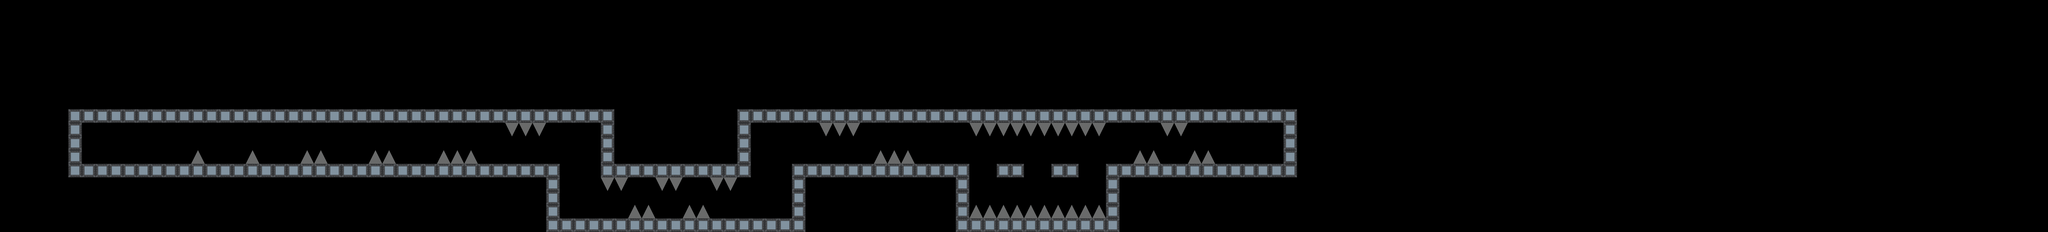

Rendered tile map (Tiled .tmx) drawn with the repository's tilesets; below, a short description and the full map source, tile grids included:
An orthogonal 150x17 tile map with 64x64 px tiles, 1 tile layer (タイルレイヤー1).

<map version="1.10" tiledversion="1.11.0" orientation="orthogonal" renderorder="right-down" width="150" height="17" tilewidth="64" tileheight="64" infinite="0" nextlayerid="2" nextobjectid="1">
 <editorsettings>
  <export format="csv" />
 </editorsettings>
 <tileset firstgid="1" source="map.tsx" />
 <layer id="1" name="タイルレイヤー1" width="150" height="17">
  <data encoding="csv">
0,0,0,0,0,0,0,0,0,0,0,0,0,0,0,0,0,0,0,0,0,0,0,0,0,0,0,0,0,0,0,0,0,0,0,0,0,0,0,0,0,0,0,0,0,0,0,0,0,0,0,0,0,0,0,0,0,0,0,0,0,0,0,0,0,0,0,0,0,0,0,0,0,0,0,0,0,0,0,0,0,0,0,0,0,0,0,0,0,0,0,0,0,0,0,0,0,0,0,0,0,0,0,0,0,0,0,0,0,0,0,0,0,0,0,0,0,0,0,0,0,0,0,0,0,0,0,0,0,0,0,0,0,0,0,0,0,0,0,0,0,0,0,0,0,0,0,0,0,0,
0,0,0,0,0,0,0,0,0,0,0,0,0,0,0,0,0,0,0,0,0,0,0,0,0,0,0,0,0,0,0,0,0,0,0,0,0,0,0,0,0,0,0,0,0,0,0,0,0,0,0,0,0,0,0,0,0,0,0,0,0,0,0,0,0,0,0,0,0,0,0,0,0,0,0,0,0,0,0,0,0,0,0,0,0,0,0,0,0,0,0,0,0,0,0,0,0,0,0,0,0,0,0,0,0,0,0,0,0,0,0,0,0,0,0,0,0,0,0,0,0,0,0,0,0,0,0,0,0,0,0,0,0,0,0,0,0,0,0,0,0,0,0,0,0,0,0,0,0,0,
0,0,0,0,0,0,0,0,0,0,0,0,0,0,0,0,0,0,0,0,0,0,0,0,0,0,0,0,0,0,0,0,0,0,0,0,0,0,0,0,0,0,0,0,0,0,0,0,0,0,0,0,0,0,0,0,0,0,0,0,0,0,0,0,0,0,0,0,0,0,0,0,0,0,0,0,0,0,0,0,0,0,0,0,0,0,0,0,0,0,0,0,0,0,0,0,0,0,0,0,0,0,0,0,0,0,0,0,0,0,0,0,0,0,0,0,0,0,0,0,0,0,0,0,0,0,0,0,0,0,0,0,0,0,0,0,0,0,0,0,0,0,0,0,0,0,0,0,0,0,
0,0,0,0,0,0,0,0,0,0,0,0,0,0,0,0,0,0,0,0,0,0,0,0,0,0,0,0,0,0,0,0,0,0,0,0,0,0,0,0,0,0,0,0,0,0,0,0,0,0,0,0,0,0,0,0,0,0,0,0,0,0,0,0,0,0,0,0,0,0,0,0,0,0,0,0,0,0,0,0,0,0,0,0,0,0,0,0,0,0,0,0,0,0,0,0,0,0,0,0,0,0,0,0,0,0,0,0,0,0,0,0,0,0,0,0,0,0,0,0,0,0,0,0,0,0,0,0,0,0,0,0,0,0,0,0,0,0,0,0,0,0,0,0,0,0,0,0,0,0,
0,0,0,0,0,0,0,0,0,0,0,0,0,0,0,0,0,0,0,0,0,0,0,0,0,0,0,0,0,0,0,0,0,0,0,0,0,0,0,0,0,0,0,0,0,0,0,0,0,0,0,0,0,0,0,0,0,0,0,0,0,0,0,0,0,0,0,0,0,0,0,0,0,0,0,0,0,0,0,0,0,0,0,0,0,0,0,0,0,0,0,0,0,0,0,0,0,0,0,0,0,0,0,0,0,0,0,0,0,0,0,0,0,0,0,0,0,0,0,0,0,0,0,0,0,0,0,0,0,0,0,0,0,0,0,0,0,0,0,0,0,0,0,0,0,0,0,0,0,0,
0,0,0,0,0,0,0,0,0,0,0,0,0,0,0,0,0,0,0,0,0,0,0,0,0,0,0,0,0,0,0,0,0,0,0,0,0,0,0,0,0,0,0,0,0,0,0,0,0,0,0,0,0,0,0,0,0,0,0,0,0,0,0,0,0,0,0,0,0,0,0,0,0,0,0,0,0,0,0,0,0,0,0,0,0,0,0,0,0,0,0,0,0,0,0,0,0,0,0,0,0,0,0,0,0,0,0,0,0,0,0,0,0,0,0,0,0,0,0,0,0,0,0,0,0,0,0,0,0,0,0,0,0,0,0,0,0,0,0,0,0,0,0,0,0,0,0,0,0,0,
0,0,0,0,0,0,0,0,0,0,0,0,0,0,0,0,0,0,0,0,0,0,0,0,0,0,0,0,0,0,0,0,0,0,0,0,0,0,0,0,0,0,0,0,0,0,0,0,0,0,0,0,0,0,0,0,0,0,0,0,0,0,0,0,0,0,0,0,0,0,0,0,0,0,0,0,0,0,0,0,0,0,0,0,0,0,0,0,0,0,0,0,0,0,0,0,0,0,0,0,0,0,0,0,0,0,0,0,0,0,0,0,0,0,0,0,0,0,0,0,0,0,0,0,0,0,0,0,0,0,0,0,0,0,0,0,0,0,0,0,0,0,0,0,0,0,0,0,0,0,
0,0,0,0,0,0,0,0,0,0,0,0,0,0,0,0,0,0,0,0,0,0,0,0,0,0,0,0,0,0,0,0,0,0,0,0,0,0,0,0,0,0,0,0,0,0,0,0,0,0,0,0,0,0,0,0,0,0,0,0,0,0,0,0,0,0,0,0,0,0,0,0,0,0,0,0,0,0,0,0,0,0,0,0,0,0,0,0,0,0,0,0,0,0,0,0,0,0,0,0,0,0,0,0,0,0,0,0,0,0,0,0,0,0,0,0,0,0,0,0,0,0,0,0,0,0,0,0,0,0,0,0,0,0,0,0,0,0,0,0,0,0,0,0,0,0,0,0,0,0,
0,0,0,0,0,2,2,2,2,2,2,2,2,2,2,2,2,2,2,2,2,2,2,2,2,2,2,2,2,2,2,2,2,2,2,2,2,2,2,2,2,2,2,2,2,1,1,1,1,1,1,1,1,1,2,2,2,2,2,2,2,2,2,2,2,2,2,2,2,2,2,2,2,2,2,2,2,2,2,2,2,2,2,2,2,2,2,2,2,2,2,2,2,2,2,0,0,0,0,0,0,0,0,0,0,0,0,0,0,0,0,0,0,0,0,0,0,0,0,0,0,0,0,0,0,0,0,0,0,0,0,0,0,0,0,0,0,0,0,0,0,0,0,0,0,0,0,0,0,0,
0,0,0,0,0,2,0,0,0,0,0,0,0,0,0,0,0,0,0,0,0,1,1,1,1,1,1,1,0,0,0,0,0,0,0,0,0,4,4,4,0,0,0,0,2,0,0,0,0,1,0,0,0,0,2,0,0,0,0,0,4,4,4,0,0,0,0,0,0,1,1,4,4,4,4,4,4,4,4,4,4,0,0,1,1,4,4,0,0,1,0,0,0,0,2,0,0,0,0,0,0,0,0,0,0,0,0,0,0,0,0,0,0,0,0,0,0,0,0,0,0,0,0,0,0,0,0,0,0,0,0,0,0,0,0,0,0,0,0,0,0,0,0,0,0,0,0,0,0,0,
0,0,6,0,0,2,0,5,0,0,0,0,0,0,0,0,0,0,0,0,0,0,0,0,0,0,0,0,0,0,0,0,0,0,0,0,0,0,0,0,0,0,0,0,2,0,0,0,0,1,0,0,0,0,2,0,0,0,0,0,0,0,0,0,0,0,0,0,0,1,1,0,0,0,0,0,0,0,0,0,0,0,0,1,0,0,0,0,0,1,0,0,7,0,2,0,0,0,0,0,0,0,0,0,0,0,0,0,0,0,0,0,0,0,0,0,0,0,0,0,0,0,0,0,0,0,0,0,0,0,0,0,0,0,0,0,0,0,0,0,0,0,0,0,0,0,0,0,0,0,
0,0,0,0,0,2,0,0,0,0,0,0,0,0,3,0,0,0,3,0,0,0,3,3,0,0,0,3,3,0,0,0,3,3,3,0,0,0,0,0,1,1,1,1,2,0,0,0,0,1,0,0,0,0,2,0,0,0,0,0,0,0,0,0,3,3,3,0,0,1,1,0,0,0,0,0,0,0,0,0,0,0,0,3,3,0,0,3,3,1,0,0,0,0,2,0,0,0,0,0,0,0,0,0,0,0,0,0,0,0,0,0,0,0,0,0,0,0,0,0,0,0,0,0,0,0,0,0,0,0,0,0,0,0,0,0,0,0,0,0,0,0,0,0,0,0,0,0,0,0,
0,0,0,0,0,2,2,2,2,2,2,2,2,2,2,2,2,2,2,2,2,2,2,2,2,2,2,2,2,2,2,2,2,2,2,2,2,2,2,2,2,1,1,1,2,2,2,2,2,2,2,2,2,2,2,1,1,1,2,2,2,2,2,2,2,2,2,2,2,2,2,1,1,2,2,1,1,2,2,1,1,2,2,2,2,2,2,2,2,2,2,2,2,2,2,0,0,0,0,0,0,0,0,0,0,0,0,0,0,0,0,0,0,0,0,0,0,0,0,0,0,0,0,0,0,0,0,0,0,0,0,0,0,0,0,0,0,0,0,0,0,0,0,0,0,0,0,0,0,0,
1,1,1,1,1,1,1,1,1,1,1,1,1,1,1,1,1,1,1,1,1,1,1,1,1,1,1,1,1,1,1,1,1,1,1,1,1,1,1,1,2,1,1,1,4,4,1,1,4,4,1,1,4,4,1,1,1,1,2,1,1,1,1,1,1,1,1,1,1,1,2,1,1,1,1,1,1,1,1,1,1,2,0,0,0,0,0,0,0,0,0,0,0,0,0,0,0,0,0,0,0,0,0,0,0,0,0,0,0,0,0,0,0,0,0,0,0,0,0,0,0,0,0,0,0,0,0,0,0,0,0,0,0,0,0,0,0,0,0,0,0,0,0,0,0,0,0,0,0,0,
1,1,1,1,1,1,1,1,1,1,1,1,1,1,1,1,1,1,1,1,1,1,1,1,1,1,1,1,1,1,1,1,1,1,1,1,1,1,1,1,2,1,1,1,1,1,1,1,1,1,1,1,1,1,1,1,1,1,2,1,1,1,1,1,1,1,1,1,1,1,2,1,0,0,0,0,0,0,0,1,1,2,0,0,0,0,0,0,0,0,0,0,0,0,0,0,0,0,0,0,0,0,0,0,0,0,0,0,0,0,0,0,0,0,0,0,0,0,0,0,0,0,0,0,0,0,0,0,0,0,0,0,0,0,0,0,0,0,0,0,0,0,0,0,0,0,0,0,0,0,
1,1,1,1,1,1,1,1,1,1,1,1,1,1,1,1,1,1,1,1,1,1,1,1,1,1,1,1,1,1,1,1,1,1,1,1,1,1,1,1,2,1,1,1,1,1,3,3,1,1,3,3,1,1,1,1,1,1,2,1,1,1,1,1,1,1,1,1,1,1,2,3,3,3,3,3,3,3,3,3,3,2,0,0,0,0,0,0,0,0,0,0,0,0,0,0,0,0,0,0,0,0,0,0,0,0,0,0,0,0,0,0,0,0,0,0,0,0,0,0,0,0,0,0,0,0,0,0,0,0,0,0,0,0,0,0,0,0,0,0,0,0,0,0,0,0,0,0,0,0,
1,1,1,1,1,1,1,1,1,1,1,1,1,1,1,1,1,1,1,1,1,1,1,1,1,1,1,1,1,1,1,1,1,1,1,1,1,1,1,1,2,2,2,2,2,2,2,2,2,2,2,2,2,2,2,2,2,2,2,1,1,1,1,1,1,1,1,1,1,1,2,2,2,2,2,2,2,2,2,2,2,2,1,0,0,0,0,0,0,0,0,0,0,0,0,0,0,0,0,0,0,0,0,0,0,0,0,0,0,0,0,0,0,0,0,0,0,0,0,0,0,0,0,0,0,0,0,0,0,0,0,0,0,0,0,0,0,0,0,0,0,0,0,0,0,0,0,0,0,0
</data>
 </layer>
</map>